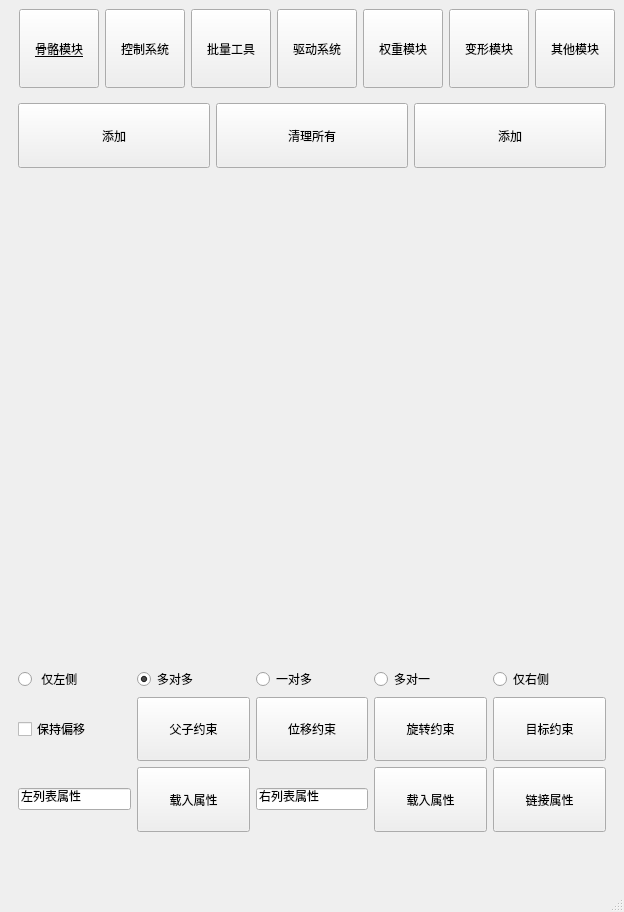
<?xml version="1.0" encoding="UTF-8"?>
<ui version="4.0">
 <class>MainWindow</class>
 <widget class="QMainWindow" name="MainWindow">
  <property name="geometry">
   <rect>
    <x>0</x>
    <y>0</y>
    <width>592</width>
    <height>912</height>
   </rect>
  </property>
  <property name="windowTitle">
   <string>骨与皮工具</string>
  </property>
  <widget class="QWidget" name="centralwidget">
   <layout class="QVBoxLayout" name="verticalLayout_7">
    <item>
     <layout class="QVBoxLayout" name="verticalLayout_6" stretch="1,10">
      <item>
       <layout class="QHBoxLayout" name="horizontalLayout_6">
        <property name="leftMargin">
         <number>10</number>
        </property>
        <item>
         <widget class="QPushButton" name="jointPageBt">
          <property name="sizePolicy">
           <sizepolicy hsizetype="Expanding" vsizetype="Expanding">
            <horstretch>0</horstretch>
            <verstretch>0</verstretch>
           </sizepolicy>
          </property>
          <property name="toolTip">
           <string>&lt;html&gt;&lt;head/&gt;&lt;body&gt;&lt;p&gt;有关骨骼设置的模块&lt;/p&gt;&lt;/body&gt;&lt;/html&gt;</string>
          </property>
          <property name="styleSheet">
           <string notr="true">font: 75 10pt &quot;微软雅黑&quot;;
text-decoration: underline;</string>
          </property>
          <property name="text">
           <string>骨骼模块</string>
          </property>
         </widget>
        </item>
        <item>
         <widget class="QPushButton" name="controlPageBt">
          <property name="sizePolicy">
           <sizepolicy hsizetype="Expanding" vsizetype="Expanding">
            <horstretch>0</horstretch>
            <verstretch>0</verstretch>
           </sizepolicy>
          </property>
          <property name="text">
           <string>控制系统</string>
          </property>
         </widget>
        </item>
        <item>
         <widget class="QPushButton" name="batchPagebt">
          <property name="sizePolicy">
           <sizepolicy hsizetype="Expanding" vsizetype="Expanding">
            <horstretch>0</horstretch>
            <verstretch>0</verstretch>
           </sizepolicy>
          </property>
          <property name="text">
           <string>批量工具</string>
          </property>
         </widget>
        </item>
        <item>
         <widget class="QPushButton" name="dirvePageBt">
          <property name="sizePolicy">
           <sizepolicy hsizetype="Expanding" vsizetype="Expanding">
            <horstretch>0</horstretch>
            <verstretch>0</verstretch>
           </sizepolicy>
          </property>
          <property name="text">
           <string>驱动系统</string>
          </property>
         </widget>
        </item>
        <item>
         <widget class="QPushButton" name="weightPageBt">
          <property name="sizePolicy">
           <sizepolicy hsizetype="Expanding" vsizetype="Expanding">
            <horstretch>0</horstretch>
            <verstretch>0</verstretch>
           </sizepolicy>
          </property>
          <property name="text">
           <string>权重模块</string>
          </property>
         </widget>
        </item>
        <item>
         <widget class="QPushButton" name="blendShapePageBt">
          <property name="sizePolicy">
           <sizepolicy hsizetype="Expanding" vsizetype="Expanding">
            <horstretch>0</horstretch>
            <verstretch>0</verstretch>
           </sizepolicy>
          </property>
          <property name="text">
           <string>变形模块</string>
          </property>
         </widget>
        </item>
        <item>
         <widget class="QPushButton" name="otherPageBt">
          <property name="sizePolicy">
           <sizepolicy hsizetype="Expanding" vsizetype="Expanding">
            <horstretch>0</horstretch>
            <verstretch>0</verstretch>
           </sizepolicy>
          </property>
          <property name="text">
           <string>其他模块</string>
          </property>
         </widget>
        </item>
       </layout>
      </item>
      <item>
       <layout class="QVBoxLayout" name="verticalLayout_5">
        <item>
         <widget class="QStackedWidget" name="WindowChange">
          <property name="layoutDirection">
           <enum>Qt::LeftToRight</enum>
          </property>
          <property name="autoFillBackground">
           <bool>false</bool>
          </property>
          <property name="currentIndex">
           <number>2</number>
          </property>
          <widget class="QWidget" name="JointPage">
           <layout class="QVBoxLayout" name="verticalLayout_3"/>
          </widget>
          <widget class="QWidget" name="ControlPage">
           <layout class="QVBoxLayout" name="verticalLayout_8">
            <item>
             <layout class="QGridLayout" name="gridLayout_2" columnstretch="1,1,1,1">
              <item row="7" column="2">
               <widget class="QPushButton" name="pushButton_19">
                <property name="text">
                 <string>单个控制</string>
                </property>
               </widget>
              </item>
              <item row="7" column="0">
               <widget class="QLabel" name="label_11">
                <property name="text">
                 <string>创建类型</string>
                </property>
               </widget>
              </item>
              <item row="3" column="0">
               <widget class="QLabel" name="label_9">
                <property name="text">
                 <string>控制器创建方式：</string>
                </property>
               </widget>
              </item>
              <item row="7" column="1">
               <widget class="QPushButton" name="pushButton_18">
                <property name="text">
                 <string>场景总控</string>
                </property>
               </widget>
              </item>
              <item row="7" column="3">
               <widget class="QPushButton" name="pushButton_20">
                <property name="text">
                 <string>层级控制</string>
                </property>
               </widget>
              </item>
              <item row="3" column="2">
               <widget class="QRadioButton" name="radioButton_6">
                <property name="text">
                 <string>父子关系</string>
                </property>
               </widget>
              </item>
              <item row="3" column="1">
               <widget class="QRadioButton" name="radioButton_7">
                <property name="text">
                 <string>约束</string>
                </property>
               </widget>
              </item>
              <item row="3" column="3">
               <widget class="QRadioButton" name="radioButton_8">
                <property name="text">
                 <string>链接</string>
                </property>
               </widget>
              </item>
              <item row="1" column="0" colspan="4">
               <widget class="QLabel" name="label_10">
                <property name="text">
                 <string>控制创建</string>
                </property>
               </widget>
              </item>
             </layout>
            </item>
            <item>
             <spacer name="verticalSpacer_2">
              <property name="orientation">
               <enum>Qt::Vertical</enum>
              </property>
              <property name="sizeHint" stdset="0">
               <size>
                <width>20</width>
                <height>40</height>
               </size>
              </property>
             </spacer>
            </item>
           </layout>
          </widget>
          <widget class="QWidget" name="BatchPage">
           <layout class="QVBoxLayout" name="verticalLayout_10" stretch="10,0">
            <item>
             <layout class="QVBoxLayout" name="verticalLayout_4" stretch="1,8,1,1">
              <item>
               <layout class="QHBoxLayout" name="horizontalLayout_8">
                <property name="sizeConstraint">
                 <enum>QLayout::SetDefaultConstraint</enum>
                </property>
                <item>
                 <widget class="QPushButton" name="add_leftBt_3">
                  <property name="sizePolicy">
                   <sizepolicy hsizetype="Preferred" vsizetype="Preferred">
                    <horstretch>0</horstretch>
                    <verstretch>0</verstretch>
                   </sizepolicy>
                  </property>
                  <property name="text">
                   <string>添加</string>
                  </property>
                 </widget>
                </item>
                <item>
                 <widget class="QPushButton" name="clearAllBt_3">
                  <property name="sizePolicy">
                   <sizepolicy hsizetype="Preferred" vsizetype="Preferred">
                    <horstretch>0</horstretch>
                    <verstretch>0</verstretch>
                   </sizepolicy>
                  </property>
                  <property name="text">
                   <string>清理所有</string>
                  </property>
                 </widget>
                </item>
                <item>
                 <widget class="QPushButton" name="addrightBt_3">
                  <property name="sizePolicy">
                   <sizepolicy hsizetype="Preferred" vsizetype="Preferred">
                    <horstretch>0</horstretch>
                    <verstretch>0</verstretch>
                   </sizepolicy>
                  </property>
                  <property name="text">
                   <string>添加</string>
                  </property>
                 </widget>
                </item>
               </layout>
              </item>
              <item>
               <layout class="QVBoxLayout" name="verticalLayout" stretch="5">
                <item>
                 <layout class="QVBoxLayout" name="verticalLayout_2" stretch="8,1">
                  <item>
                   <layout class="QHBoxLayout" name="horizontalLayout_2"/>
                  </item>
                  <item>
                   <layout class="QHBoxLayout" name="horizontalLayout_3">
                    <item>
                     <widget class="QRadioButton" name="radioButton_2">
                      <property name="text">
                       <string> 仅左侧</string>
                      </property>
                     </widget>
                    </item>
                    <item>
                     <widget class="QRadioButton" name="radioButton">
                      <property name="text">
                       <string>多对多</string>
                      </property>
                      <property name="checked">
                       <bool>true</bool>
                      </property>
                     </widget>
                    </item>
                    <item>
                     <widget class="QRadioButton" name="radioButton_3">
                      <property name="text">
                       <string>一对多</string>
                      </property>
                     </widget>
                    </item>
                    <item>
                     <widget class="QRadioButton" name="radioButton_4">
                      <property name="text">
                       <string>多对一</string>
                      </property>
                     </widget>
                    </item>
                    <item>
                     <widget class="QRadioButton" name="radioButton_5">
                      <property name="text">
                       <string>仅右侧</string>
                      </property>
                     </widget>
                    </item>
                   </layout>
                  </item>
                 </layout>
                </item>
               </layout>
              </item>
              <item>
               <layout class="QHBoxLayout" name="horizontalLayout_4">
                <item>
                 <widget class="QCheckBox" name="checkBox">
                  <property name="text">
                   <string>保持偏移</string>
                  </property>
                 </widget>
                </item>
                <item>
                 <widget class="QPushButton" name="pushButton">
                  <property name="sizePolicy">
                   <sizepolicy hsizetype="Preferred" vsizetype="Preferred">
                    <horstretch>0</horstretch>
                    <verstretch>0</verstretch>
                   </sizepolicy>
                  </property>
                  <property name="text">
                   <string>父子约束</string>
                  </property>
                 </widget>
                </item>
                <item>
                 <widget class="QPushButton" name="pushButton_2">
                  <property name="sizePolicy">
                   <sizepolicy hsizetype="Preferred" vsizetype="Preferred">
                    <horstretch>0</horstretch>
                    <verstretch>0</verstretch>
                   </sizepolicy>
                  </property>
                  <property name="text">
                   <string>位移约束</string>
                  </property>
                 </widget>
                </item>
                <item>
                 <widget class="QPushButton" name="pushButton_3">
                  <property name="sizePolicy">
                   <sizepolicy hsizetype="Preferred" vsizetype="Preferred">
                    <horstretch>0</horstretch>
                    <verstretch>0</verstretch>
                   </sizepolicy>
                  </property>
                  <property name="text">
                   <string>旋转约束</string>
                  </property>
                 </widget>
                </item>
                <item>
                 <widget class="QPushButton" name="pushButton_4">
                  <property name="sizePolicy">
                   <sizepolicy hsizetype="Preferred" vsizetype="Preferred">
                    <horstretch>0</horstretch>
                    <verstretch>0</verstretch>
                   </sizepolicy>
                  </property>
                  <property name="text">
                   <string>目标约束</string>
                  </property>
                 </widget>
                </item>
               </layout>
              </item>
              <item>
               <layout class="QHBoxLayout" name="horizontalLayout_5">
                <item>
                 <widget class="QLineEdit" name="lineEdit">
                  <property name="text">
                   <string>左列表属性</string>
                  </property>
                 </widget>
                </item>
                <item>
                 <widget class="QPushButton" name="pushButton_5">
                  <property name="sizePolicy">
                   <sizepolicy hsizetype="Expanding" vsizetype="Expanding">
                    <horstretch>0</horstretch>
                    <verstretch>0</verstretch>
                   </sizepolicy>
                  </property>
                  <property name="text">
                   <string>载入属性</string>
                  </property>
                 </widget>
                </item>
                <item>
                 <widget class="QLineEdit" name="lineEdit_2">
                  <property name="text">
                   <string>右列表属性</string>
                  </property>
                 </widget>
                </item>
                <item>
                 <widget class="QPushButton" name="pushButton_7">
                  <property name="sizePolicy">
                   <sizepolicy hsizetype="Expanding" vsizetype="Expanding">
                    <horstretch>0</horstretch>
                    <verstretch>0</verstretch>
                   </sizepolicy>
                  </property>
                  <property name="text">
                   <string>载入属性</string>
                  </property>
                 </widget>
                </item>
                <item>
                 <widget class="QPushButton" name="pushButton_6">
                  <property name="sizePolicy">
                   <sizepolicy hsizetype="Expanding" vsizetype="Expanding">
                    <horstretch>0</horstretch>
                    <verstretch>0</verstretch>
                   </sizepolicy>
                  </property>
                  <property name="text">
                   <string>链接属性</string>
                  </property>
                 </widget>
                </item>
               </layout>
              </item>
             </layout>
            </item>
            <item>
             <spacer name="verticalSpacer_3">
              <property name="orientation">
               <enum>Qt::Vertical</enum>
              </property>
              <property name="sizeHint" stdset="0">
               <size>
                <width>20</width>
                <height>40</height>
               </size>
              </property>
             </spacer>
            </item>
           </layout>
          </widget>
          <widget class="QWidget" name="DrivePage"/>
          <widget class="QWidget" name="WeightPage">
           <layout class="QVBoxLayout" name="verticalLayout_9" stretch="1,1,1,1,1,1,20,1,1,1,1,1">
            <item>
             <layout class="QHBoxLayout" name="_2" stretch="0,0,0,0">
              <property name="spacing">
               <number>5</number>
              </property>
              <property name="topMargin">
               <number>0</number>
              </property>
              <property name="rightMargin">
               <number>0</number>
              </property>
              <property name="bottomMargin">
               <number>5</number>
              </property>
              <item>
               <widget class="QPushButton" name="skin_Button">
                <property name="sizePolicy">
                 <sizepolicy hsizetype="Minimum" vsizetype="MinimumExpanding">
                  <horstretch>0</horstretch>
                  <verstretch>0</verstretch>
                 </sizepolicy>
                </property>
                <property name="text">
                 <string>绑定蒙皮</string>
                </property>
               </widget>
              </item>
              <item>
               <widget class="QPushButton" name="copy_Skin_Button">
                <property name="sizePolicy">
                 <sizepolicy hsizetype="Minimum" vsizetype="MinimumExpanding">
                  <horstretch>0</horstretch>
                  <verstretch>0</verstretch>
                 </sizepolicy>
                </property>
                <property name="text">
                 <string>复制权重</string>
                </property>
               </widget>
              </item>
              <item>
               <widget class="QPushButton" name="add_inf_Button">
                <property name="sizePolicy">
                 <sizepolicy hsizetype="Minimum" vsizetype="MinimumExpanding">
                  <horstretch>0</horstretch>
                  <verstretch>0</verstretch>
                 </sizepolicy>
                </property>
                <property name="text">
                 <string>添加影响</string>
                </property>
               </widget>
              </item>
              <item>
               <widget class="QPushButton" name="remove_inf_button">
                <property name="sizePolicy">
                 <sizepolicy hsizetype="Minimum" vsizetype="MinimumExpanding">
                  <horstretch>0</horstretch>
                  <verstretch>0</verstretch>
                 </sizepolicy>
                </property>
                <property name="text">
                 <string>移除0权重</string>
                </property>
               </widget>
              </item>
             </layout>
            </item>
            <item>
             <layout class="QHBoxLayout" name="horizontalLayout_16" stretch="0,0,0,0">
              <property name="spacing">
               <number>5</number>
              </property>
              <property name="sizeConstraint">
               <enum>QLayout::SetDefaultConstraint</enum>
              </property>
              <property name="leftMargin">
               <number>0</number>
              </property>
              <property name="rightMargin">
               <number>0</number>
              </property>
              <property name="bottomMargin">
               <number>5</number>
              </property>
              <item>
               <widget class="QPushButton" name="copyPointWeiButton">
                <property name="sizePolicy">
                 <sizepolicy hsizetype="Minimum" vsizetype="MinimumExpanding">
                  <horstretch>0</horstretch>
                  <verstretch>0</verstretch>
                 </sizepolicy>
                </property>
                <property name="text">
                 <string>复制点权重</string>
                </property>
               </widget>
              </item>
              <item>
               <widget class="QPushButton" name="patePointSkinWeiButton">
                <property name="sizePolicy">
                 <sizepolicy hsizetype="Minimum" vsizetype="MinimumExpanding">
                  <horstretch>0</horstretch>
                  <verstretch>0</verstretch>
                 </sizepolicy>
                </property>
                <property name="text">
                 <string>粘贴点权重</string>
                </property>
               </widget>
              </item>
              <item>
               <widget class="QPushButton" name="MirrorWeightButton01">
                <property name="sizePolicy">
                 <sizepolicy hsizetype="Minimum" vsizetype="MinimumExpanding">
                  <horstretch>0</horstretch>
                  <verstretch>0</verstretch>
                 </sizepolicy>
                </property>
                <property name="text">
                 <string>镜像+X到-X</string>
                </property>
               </widget>
              </item>
              <item>
               <widget class="QPushButton" name="MirrorWeightButton01_2">
                <property name="sizePolicy">
                 <sizepolicy hsizetype="Minimum" vsizetype="MinimumExpanding">
                  <horstretch>0</horstretch>
                  <verstretch>0</verstretch>
                 </sizepolicy>
                </property>
                <property name="text">
                 <string>镜像-X到+X</string>
                </property>
               </widget>
              </item>
             </layout>
            </item>
            <item>
             <layout class="QHBoxLayout" name="horizontalLayout_10" stretch="1,1,1,1,5">
              <item>
               <widget class="QLabel" name="label_12">
                <property name="sizePolicy">
                 <sizepolicy hsizetype="Minimum" vsizetype="MinimumExpanding">
                  <horstretch>0</horstretch>
                  <verstretch>0</verstretch>
                 </sizepolicy>
                </property>
                <property name="text">
                 <string>stepsNum</string>
                </property>
               </widget>
              </item>
              <item>
               <widget class="QSpinBox" name="stepsNumspinBox">
                <property name="sizePolicy">
                 <sizepolicy hsizetype="Minimum" vsizetype="Maximum">
                  <horstretch>0</horstretch>
                  <verstretch>0</verstretch>
                 </sizepolicy>
                </property>
                <property name="minimum">
                 <number>1</number>
                </property>
                <property name="value">
                 <number>3</number>
                </property>
               </widget>
              </item>
              <item>
               <widget class="QLabel" name="label_13">
                <property name="sizePolicy">
                 <sizepolicy hsizetype="Minimum" vsizetype="MinimumExpanding">
                  <horstretch>0</horstretch>
                  <verstretch>0</verstretch>
                 </sizepolicy>
                </property>
                <property name="text">
                 <string>stepsSize</string>
                </property>
               </widget>
              </item>
              <item>
               <widget class="QDoubleSpinBox" name="stepsSizeSpinBox">
                <property name="sizePolicy">
                 <sizepolicy hsizetype="Minimum" vsizetype="Maximum">
                  <horstretch>0</horstretch>
                  <verstretch>0</verstretch>
                 </sizepolicy>
                </property>
                <property name="minimum">
                 <double>0.000000000000000</double>
                </property>
                <property name="maximum">
                 <double>1.000000000000000</double>
                </property>
                <property name="singleStep">
                 <double>0.050000000000000</double>
                </property>
                <property name="value">
                 <double>0.150000000000000</double>
                </property>
               </widget>
              </item>
              <item>
               <widget class="QPushButton" name="weightRelax_Button">
                <property name="sizePolicy">
                 <sizepolicy hsizetype="Minimum" vsizetype="MinimumExpanding">
                  <horstretch>0</horstretch>
                  <verstretch>0</verstretch>
                 </sizepolicy>
                </property>
                <property name="text">
                 <string>Relax</string>
                </property>
               </widget>
              </item>
             </layout>
            </item>
            <item>
             <layout class="QHBoxLayout" name="horizontalLayout_14">
              <property name="topMargin">
               <number>5</number>
              </property>
              <property name="bottomMargin">
               <number>2</number>
              </property>
              <item>
               <widget class="QDoubleSpinBox" name="doubleSpinBox">
                <property name="minimum">
                 <double>0.000000000000000</double>
                </property>
                <property name="singleStep">
                 <double>0.001000000000000</double>
                </property>
                <property name="value">
                 <double>0.010000000000000</double>
                </property>
               </widget>
              </item>
              <item>
               <widget class="QPushButton" name="clear_wei_Button">
                <property name="sizePolicy">
                 <sizepolicy hsizetype="Minimum" vsizetype="MinimumExpanding">
                  <horstretch>0</horstretch>
                  <verstretch>0</verstretch>
                 </sizepolicy>
                </property>
                <property name="text">
                 <string>规格化并清除小权重</string>
                </property>
               </widget>
              </item>
             </layout>
            </item>
            <item>
             <layout class="QHBoxLayout" name="horizontalLayout_11">
              <property name="topMargin">
               <number>5</number>
              </property>
              <property name="bottomMargin">
               <number>2</number>
              </property>
              <item>
               <widget class="QSpinBox" name="numWeispinBox">
                <property name="minimum">
                 <number>1</number>
                </property>
                <property name="value">
                 <number>4</number>
                </property>
               </widget>
              </item>
              <item>
               <widget class="QPushButton" name="find_four_wei_Button">
                <property name="sizePolicy">
                 <sizepolicy hsizetype="Minimum" vsizetype="MinimumExpanding">
                  <horstretch>0</horstretch>
                  <verstretch>0</verstretch>
                 </sizepolicy>
                </property>
                <property name="text">
                 <string>查询模型超点权重</string>
                </property>
               </widget>
              </item>
              <item>
               <widget class="QPushButton" name="remove_fourwei_Button">
                <property name="sizePolicy">
                 <sizepolicy hsizetype="Minimum" vsizetype="MinimumExpanding">
                  <horstretch>0</horstretch>
                  <verstretch>0</verstretch>
                 </sizepolicy>
                </property>
                <property name="text">
                 <string>移除点权重</string>
                </property>
               </widget>
              </item>
             </layout>
            </item>
            <item>
             <layout class="QHBoxLayout" name="horizontalLayout_13" stretch="1,1,1,1,1,1,1">
              <property name="spacing">
               <number>0</number>
              </property>
              <item>
               <spacer name="horizontalSpacer_3">
                <property name="orientation">
                 <enum>Qt::Horizontal</enum>
                </property>
                <property name="sizeHint" stdset="0">
                 <size>
                  <width>390</width>
                  <height>20</height>
                 </size>
                </property>
               </spacer>
              </item>
              <item>
               <widget class="QLabel" name="label_15">
                <property name="text">
                 <string>数量：</string>
                </property>
               </widget>
              </item>
              <item>
               <widget class="QLabel" name="right_ListNu_Label">
                <property name="text">
                 <string>0</string>
                </property>
               </widget>
              </item>
              <item>
               <spacer name="horizontalSpacer_4">
                <property name="orientation">
                 <enum>Qt::Horizontal</enum>
                </property>
                <property name="sizeHint" stdset="0">
                 <size>
                  <width>390</width>
                  <height>20</height>
                 </size>
                </property>
               </spacer>
              </item>
              <item>
               <widget class="QLabel" name="label_16">
                <property name="text">
                 <string>数量：</string>
                </property>
               </widget>
              </item>
              <item>
               <widget class="QLabel" name="left_ListNu_Label">
                <property name="text">
                 <string>0</string>
                </property>
               </widget>
              </item>
              <item>
               <spacer name="horizontalSpacer_2">
                <property name="orientation">
                 <enum>Qt::Horizontal</enum>
                </property>
                <property name="sizeHint" stdset="0">
                 <size>
                  <width>390</width>
                  <height>20</height>
                 </size>
                </property>
               </spacer>
              </item>
             </layout>
            </item>
            <item>
             <layout class="QHBoxLayout" name="horizontalLayout_9"/>
            </item>
            <item>
             <layout class="QHBoxLayout" name="horizontalLayout_18">
              <item>
               <widget class="QPushButton" name="clear_ObjList_Button">
                <property name="text">
                 <string>清除所有</string>
                </property>
               </widget>
              </item>
             </layout>
            </item>
            <item>
             <layout class="QHBoxLayout" name="horizontalLayout_17" stretch="1,1,1,1">
              <property name="spacing">
               <number>0</number>
              </property>
              <item>
               <widget class="QCheckBox" name="checkBox_2">
                <property name="text">
                 <string>UV方式</string>
                </property>
               </widget>
              </item>
              <item>
               <widget class="QRadioButton" name="moreToMore_radioButton">
                <property name="text">
                 <string>多对多</string>
                </property>
                <property name="checked">
                 <bool>true</bool>
                </property>
               </widget>
              </item>
              <item>
               <widget class="QRadioButton" name="moreToOne_radioButton">
                <property name="text">
                 <string>多对一</string>
                </property>
               </widget>
              </item>
              <item>
               <widget class="QRadioButton" name="oneToMore_radioButton">
                <property name="text">
                 <string>一对多</string>
                </property>
               </widget>
              </item>
             </layout>
            </item>
            <item>
             <widget class="QPushButton" name="copySkinWeiButton">
              <property name="sizePolicy">
               <sizepolicy hsizetype="Minimum" vsizetype="MinimumExpanding">
                <horstretch>0</horstretch>
                <verstretch>0</verstretch>
               </sizepolicy>
              </property>
              <property name="maximumSize">
               <size>
                <width>16777215</width>
                <height>50</height>
               </size>
              </property>
              <property name="text">
               <string>复制权重</string>
              </property>
             </widget>
            </item>
            <item>
             <layout class="QHBoxLayout" name="horizontalLayout_12" stretch="1,3,1">
              <property name="spacing">
               <number>0</number>
              </property>
              <property name="sizeConstraint">
               <enum>QLayout::SetMinimumSize</enum>
              </property>
              <item>
               <widget class="QLabel" name="label_14">
                <property name="text">
                 <string>文件路径：</string>
                </property>
               </widget>
              </item>
              <item>
               <widget class="QLineEdit" name="lineEdit_5">
                <property name="sizePolicy">
                 <sizepolicy hsizetype="Preferred" vsizetype="Preferred">
                  <horstretch>0</horstretch>
                  <verstretch>0</verstretch>
                 </sizepolicy>
                </property>
               </widget>
              </item>
              <item>
               <widget class="QPushButton" name="pushButton_17">
                <property name="sizePolicy">
                 <sizepolicy hsizetype="Fixed" vsizetype="Fixed">
                  <horstretch>0</horstretch>
                  <verstretch>0</verstretch>
                 </sizepolicy>
                </property>
                <property name="text">
                 <string>&lt;&lt;</string>
                </property>
               </widget>
              </item>
             </layout>
            </item>
            <item>
             <layout class="QHBoxLayout" name="horizontalLayout_15">
              <property name="topMargin">
               <number>0</number>
              </property>
              <item>
               <widget class="QPushButton" name="export_skinWei_Button">
                <property name="sizePolicy">
                 <sizepolicy hsizetype="Minimum" vsizetype="MinimumExpanding">
                  <horstretch>0</horstretch>
                  <verstretch>0</verstretch>
                 </sizepolicy>
                </property>
                <property name="text">
                 <string>导出权重</string>
                </property>
               </widget>
              </item>
              <item>
               <widget class="QPushButton" name="import_skinWei_Button">
                <property name="sizePolicy">
                 <sizepolicy hsizetype="Minimum" vsizetype="MinimumExpanding">
                  <horstretch>0</horstretch>
                  <verstretch>0</verstretch>
                 </sizepolicy>
                </property>
                <property name="text">
                 <string>导入权重</string>
                </property>
               </widget>
              </item>
             </layout>
            </item>
           </layout>
          </widget>
          <widget class="QWidget" name="BlendShapePage">
           <layout class="QVBoxLayout" name="verticalLayout_11">
            <item>
             <layout class="QGridLayout" name="gridLayout_3">
              <item row="0" column="0">
               <widget class="QLabel" name="label_17">
                <property name="text">
                 <string>提取所有目标体</string>
                </property>
               </widget>
              </item>
              <item row="5" column="0">
               <widget class="QRadioButton" name="radioButton_9">
                <property name="text">
                 <string>exclusiveBind</string>
                </property>
               </widget>
              </item>
              <item row="4" column="1">
               <widget class="QLineEdit" name="lineEdit_7"/>
              </item>
              <item row="2" column="0">
               <widget class="QLabel" name="label_19">
                <property name="text">
                 <string>复制传递blendShape</string>
                </property>
               </widget>
              </item>
              <item row="4" column="2">
               <widget class="QPushButton" name="pushButton_24">
                <property name="text">
                 <string>PushButton</string>
                </property>
               </widget>
              </item>
              <item row="3" column="2">
               <widget class="QPushButton" name="pushButton_23">
                <property name="text">
                 <string>PushButton</string>
                </property>
               </widget>
              </item>
              <item row="4" column="0">
               <widget class="QLabel" name="label_21">
                <property name="text">
                 <string>目标模型</string>
                </property>
               </widget>
              </item>
              <item row="5" column="1">
               <widget class="QRadioButton" name="radioButton_10">
                <property name="text">
                 <string>deltaMush</string>
                </property>
               </widget>
              </item>
              <item row="5" column="2">
               <widget class="QRadioButton" name="radioButton_11">
                <property name="text">
                 <string>忽略锁定或未连接的属性</string>
                </property>
               </widget>
              </item>
              <item row="3" column="1">
               <widget class="QLineEdit" name="lineEdit_6"/>
              </item>
              <item row="1" column="1">
               <widget class="QPushButton" name="pushButton_22">
                <property name="text">
                 <string>添加BlenShape</string>
                </property>
               </widget>
              </item>
              <item row="6" column="0">
               <widget class="QPushButton" name="pushButton_25">
                <property name="text">
                 <string>介质</string>
                </property>
               </widget>
              </item>
              <item row="3" column="0">
               <widget class="QLabel" name="label_20">
                <property name="text">
                 <string>源模型（带有blendShape的模型）</string>
                </property>
               </widget>
              </item>
              <item row="6" column="1">
               <widget class="QPushButton" name="pushButton_26">
                <property name="text">
                 <string>包裹</string>
                </property>
               </widget>
              </item>
              <item row="6" column="2">
               <widget class="QPushButton" name="pushButton_27">
                <property name="text">
                 <string>传递</string>
                </property>
               </widget>
              </item>
              <item row="1" column="0">
               <widget class="QLabel" name="label_18">
                <property name="text">
                 <string>添加blendShape</string>
                </property>
               </widget>
              </item>
              <item row="0" column="1">
               <widget class="QPushButton" name="pushButton_21">
                <property name="text">
                 <string>提取</string>
                </property>
               </widget>
              </item>
              <item row="7" column="0">
               <widget class="QLabel" name="label_22">
                <property name="text">
                 <string>拷贝blendShape链接驱动</string>
                </property>
               </widget>
              </item>
              <item row="7" column="1">
               <widget class="QPushButton" name="pushButton_28">
                <property name="text">
                 <string>拷贝链接驱动</string>
                </property>
               </widget>
              </item>
              <item row="7" column="2">
               <widget class="QPushButton" name="pushButton_29">
                <property name="text">
                 <string>粘贴驱动</string>
                </property>
               </widget>
              </item>
             </layout>
            </item>
            <item>
             <spacer name="verticalSpacer_4">
              <property name="orientation">
               <enum>Qt::Vertical</enum>
              </property>
              <property name="sizeHint" stdset="0">
               <size>
                <width>20</width>
                <height>40</height>
               </size>
              </property>
             </spacer>
            </item>
           </layout>
          </widget>
          <widget class="QWidget" name="OtherPage"/>
         </widget>
        </item>
       </layout>
      </item>
     </layout>
    </item>
   </layout>
  </widget>
  <widget class="QStatusBar" name="statusbar"/>
 </widget>
 <resources/>
 <connections>
  <connection>
   <sender>jointPageBt</sender>
   <signal>clicked()</signal>
   <receiver>weightPageBt</receiver>
   <slot>show()</slot>
   <hints>
    <hint type="sourcelabel">
     <x>57</x>
     <y>45</y>
    </hint>
    <hint type="destinationlabel">
     <x>381</x>
     <y>45</y>
    </hint>
   </hints>
  </connection>
 </connections>
</ui>
